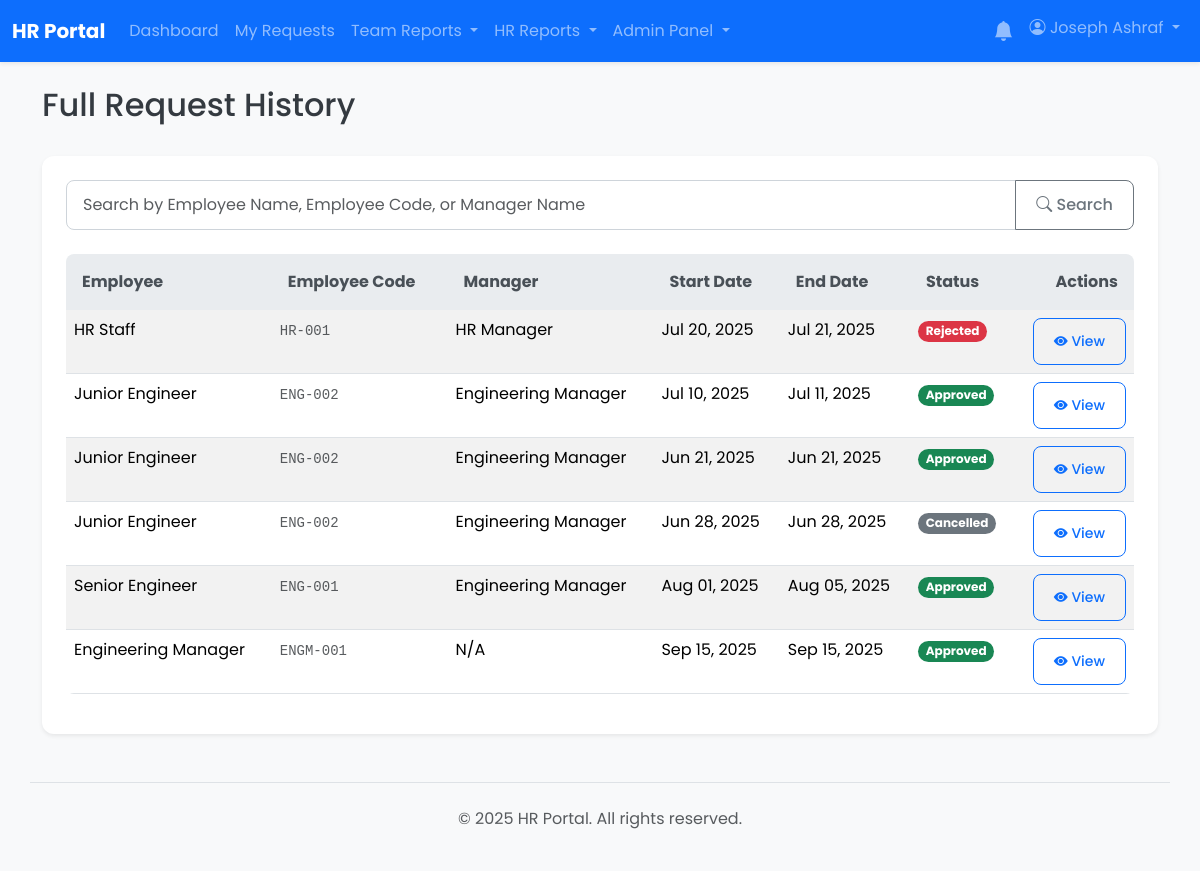
The app's page /reports/hr_history.php (signed in), older data.
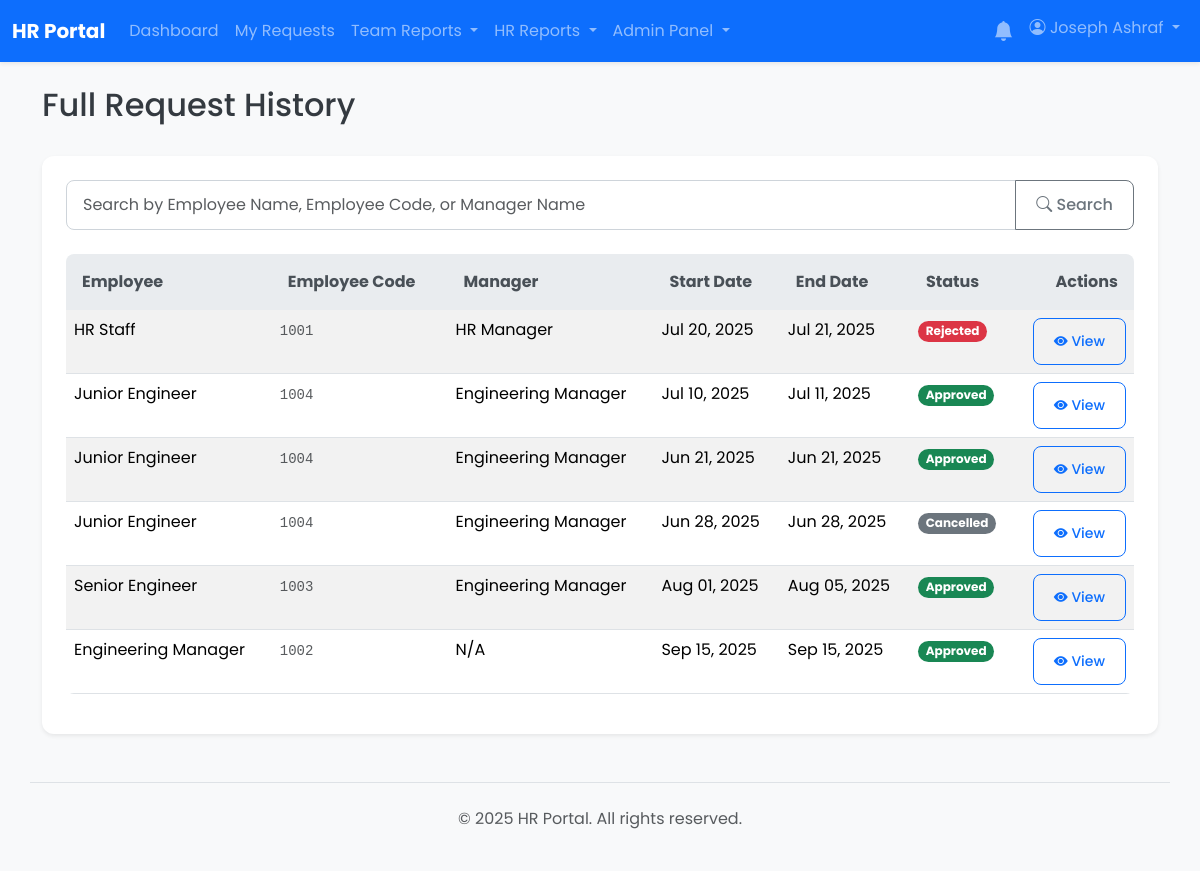
The same page, newer data.
### tables this page shows
CREATE TABLE `vacation_requests` (
  `id` int(11) NOT NULL,
  `user_id` int(11) NOT NULL,
  `start_date` date NOT NULL,
  `end_date` date NOT NULL,
  `duration_days` int(11) DEFAULT NULL,
  `reason` text DEFAULT NULL,
  `manager_id` int(11) DEFAULT NULL,
  `status` enum('pending_manager','pending_hr','approved','rejected','cancelled') NOT NULL DEFAULT 'pending_manager',
  `leave_type_id` int(11) DEFAULT NULL,
  `manager_action_at` timestamp NULL DEFAULT NULL,
  `hr_id` int(11) DEFAULT NULL,
  `hr_action_at` timestamp NULL DEFAULT NULL,
  `rejection_reason` text DEFAULT NULL,
  `created_at` timestamp NOT NULL DEFAULT current_timestamp()
);

CREATE TABLE `users` (
  `id` int(11) NOT NULL,
  `employee_code` varchar(50) DEFAULT NULL,
  `full_name` varchar(255) NOT NULL,
  `email` varchar(255) NOT NULL,
  `password` varchar(255) NOT NULL,
  `role` enum('user','manager','hr','hr_manager','admin') NOT NULL DEFAULT 'user',
  `shift_id` int(11) DEFAULT NULL,
  `department_id` int(11) DEFAULT NULL,
  `direct_manager_id` int(11) DEFAULT NULL,
  `is_active` tinyint(1) NOT NULL DEFAULT 1,
  `must_change_password` tinyint(1) NOT NULL DEFAULT 0,
  `created_at` timestamp NOT NULL DEFAULT current_timestamp(),
  `updated_at` timestamp NOT NULL DEFAULT current_timestamp() ON UPDATE current_timestamp()
);

### app/core/helpers.php (called while the page is built, shortened)
<?php
function getStatusBadgeClass($status) {
    $map = [
        'pending_manager' => 'bg-warning text-dark',
        'pending_hr' => 'bg-info text-dark',
        'approved' => 'bg-success',
        'rejected' => 'bg-danger',
        'cancelled' => 'bg-secondary',
    ];
    return $map[$status] ?? 'bg-light text-dark';
}
function getStatusText($status) {
    return ucwords(str_replace('_', ' ', $status));
}

### reports/hr_history.php (the view, shortened to what this page needs)
<?php
require_once __DIR__ . '/../app/core/database.php';
require_once __DIR__ . '/../app/core/helpers.php';
$sql = "
    SELECT r.*, u.full_name AS user_name, u.employee_code AS user_employee_code, m.full_name AS manager_name
    FROM vacation_requests r
    JOIN users u ON r.user_id = u.id
    LEFT JOIN users m ON r.manager_id = m.id
";
$params = [];
$sql .= " ORDER BY r.created_at DESC";
try {
    $stmt = $pdo->prepare($sql);
    $stmt->execute($params);
    $requests = $stmt->fetchAll();
} catch (PDOException $e) {
    error_log("Error fetching HR history: " . $e->getMessage());
    $requests = [];
}
include __DIR__ . '/../app/templates/header.php';
?>
<div class="d-flex justify-content-between align-items-center mb-4">
    <h1 class="h2">Full Request History</h1>
</div>
<div class="card shadow-sm">
    <div class="card-body">
        <form action="hr_history.php" method="get" class="mb-4">
            <div class="input-group">
                <input type="text" class="form-control" placeholder="Search by Employee Name, Employee Code, or Manager Name" name="search" value="<?= htmlspecialchars($_GET['search'] ?? '') ?>">
                <button class="btn btn-outline-secondary" type="submit"><i class="bi bi-search"></i> Search</button>
            </div>
        </form>
        <div class="table-responsive">
            <table class="table table-striped table-hover">
                <thead class="table-light"><tr><th>Employee</th><th>Employee Code</th><th>Manager</th><th>Start Date</th><th>End Date</th><th>Status</th><th class="text-end">Actions</th></tr></thead> <tbody>
                    <?php if (empty($requests)): ?>
                        <tr><td colspan="7" class="text-center text-muted p-4">No requests found in the system.</td></tr> <?php else: ?>
                        <?php foreach ($requests as $request): ?>
                            <tr>
                                <td><?= htmlspecialchars($request['user_name']) ?></td>
                                <td><code class="text-muted"><?= htmlspecialchars($request['user_employee_code'] ?? 'N/A') ?></code></td> <td><?= htmlspecialchars($request['manager_name'] ?? 'N/A') ?></td>
                                <td><?= date('M d, Y', strtotime($request['start_date'])) ?></td>
                                <td><?= date('M d, Y', strtotime($request['end_date'])) ?></td>
                                <td><span class="badge rounded-pill <?= getStatusBadgeClass($request['status']) ?>"><?= getStatusText($request['status']) ?></span></td>
                                <td class="text-end"><a href="/requests/view.php?id=<?= htmlspecialchars($request['id']) ?>" class="btn btn-sm btn-outline-primary"><i class="bi bi-eye-fill"></i> View</a></td>
                            </tr>
                        <?php endforeach; ?>
                    <?php endif; ?>
                </tbody>
            </table>
        </div>
    </div>
</div>
<?php include __DIR__ . '/../app/templates/footer.php'; ?>

Row changes from the older to the newer data that the page shows:
changed through a linked row, vacation_requests "Jul 20, 2025": user.employee_code "HR-001" → "1001"
changed through a linked row, vacation_requests "Jul 10, 2025": user.employee_code "ENG-002" → "1004"
changed through a linked row, vacation_requests "Jun 21, 2025": user.employee_code "ENG-002" → "1004"
changed through a linked row, vacation_requests "Jun 28, 2025": user.employee_code "ENG-002" → "1004"
changed through a linked row, vacation_requests "Aug 01, 2025": user.employee_code "ENG-001" → "1003"
changed through a linked row, vacation_requests "Sep 15, 2025": user.employee_code "ENGM-001" → "1002"
